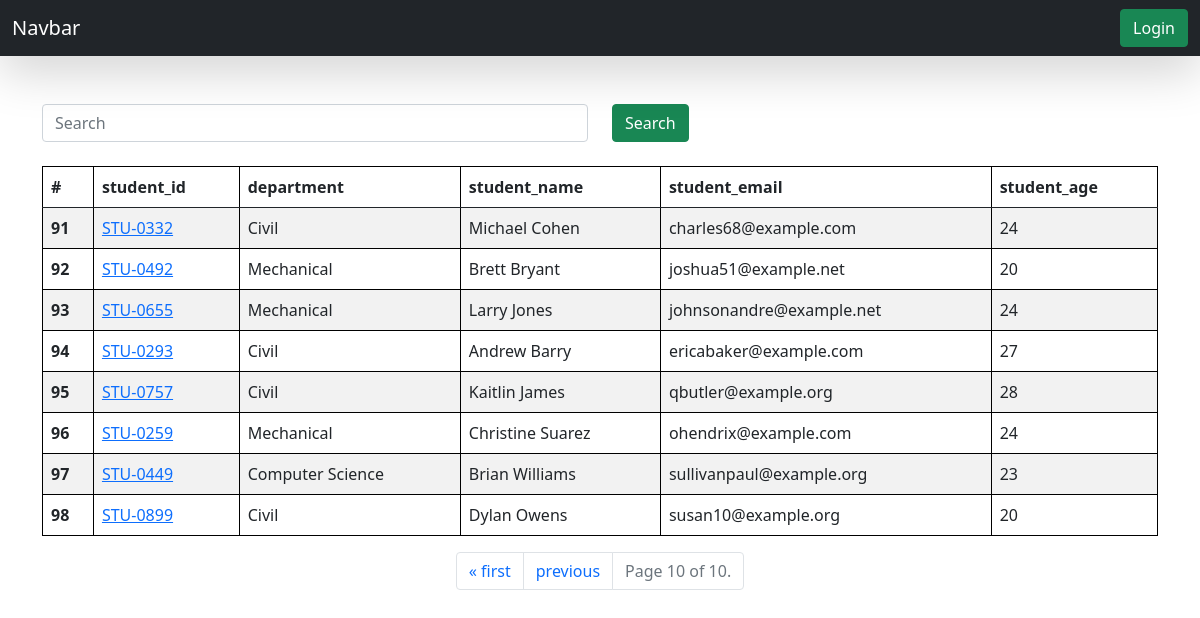
/students/?page=10, run on the app's committed database.
### reportcard/models.py (models this page shows, shortened)
class Student(models.Model):
    department = models.ForeignKey(Department, related_name="depart", on_delete=models.CASCADE)
    student_id = models.OneToOneField(StudentID, related_name="studentid", on_delete=models.SET_NULL, null=True)
    student_name = models.CharField(max_length=100)
    student_email = models.EmailField(unique=True)
    student_age = models.IntegerField(default=18)
    student_address = models.TextField()

class StudentID(models.Model):
    student_id = models.CharField(max_length=100)
    def __str__(self) -> str:
        return self.student_id

class Department(models.Model):
    department = models.CharField(max_length=100)
    def __str__(self) -> str:
        return self.department
    class Meta:
        ordering = ['department']

### reportcard/views.py (the view, shortened to what this page needs)
# urls.py: path('students/', get_students, name="get_students"),
def get_students(request):
    queryset = Student.objects.all()
    paginator = Paginator(queryset, 10)
    page_number = request.GET.get("page", 1)
    page_obj = paginator.get_page(page_number)
    print(page_obj)
    return render(request, 'report/students.html', {'queryset' : page_obj})

### reportcard/templates/report/students.html (shortened to what this page needs)
{% extends "base.html" %} {% block start %}
<div class="container mt-5">
  <form class="mb-4">
    <div class="row">
      <div class="col-md-6">
        <input class="form-control" name="Search" placeholder="Search" />
      </div>
      <div class="col-md-6">
        <button class="btn btn-success">Search</button>
      </div>
    </div>
  </form>
  <table class="table table-striped">
    <thead>
      <tr>
        <th scope="col">#</th>
        <th scope="col">student_id</th>
        <th scope="col">department</th>
        <th scope="col">student_name</th>
        <th scope="col">student_email</th>
        <th scope="col">student_age</th>
      </tr>
    </thead>
    <tbody>
      {% for student in queryset %}
      <tr>
        <th scope="row">
          {{forloop.counter|add:queryset.start_index|add:"-1"}}
        </th>
        <td>
          <a href="{% url 'see_marks' student.student_id %}"
            >{{student.student_id}}</a
          >
        </td>
        <td>{{student.department}}</td>
        <td>{{student.student_name}}</td>
        <td>{{student.student_email}}</td>
        <td>{{student.student_age}}</td>
      </tr>
      {% endfor %}
    </tbody>
  </table>
  <nav aria-label="Page navigation example">
    <ul class="pagination justify-content-center">
      {% if queryset.has_previous %}
      <li class="page-item">
        <a class="page-link" href="?page=1">« first</a>
      </li>
      <li class="page-item">
        <a class="page-link" href="?page={{ queryset.previous_page_number }}"
          >previous</a
        >
      </li>
      {% endif %}
      <li class="page-item disabled">
        <a class="page-link"
          >Page {{ queryset.number }} of {{ queryset.paginator.num_pages }}.</a
        >
      </li>
    </ul>
  </nav>
</div>
{% endblock %}

### reportcard/templates/base.html (style rules this page uses)
table, th, td { border: 1px solid black; }

### data on the page
Student: student_id "STU-0332", department "Civil", student_name "Michael Cohen", student_email "charles68@example.com", student_age "24"
Student: student_id "STU-0492", department "Mechanical", student_name "Brett Bryant", student_email "joshua51@example.net", student_age "20"
Student: student_id "STU-0655", department "Mechanical", student_name "Larry Jones", student_email "johnsonandre@example.net", student_age "24"
Student: student_id "STU-0293", department "Civil", student_name "Andrew Barry", student_email "ericabaker@example.com", student_age "27"
Student: student_id "STU-0757", department "Civil", student_name "Kaitlin James", student_email "qbutler@example.org", student_age "28"
Student: student_id "STU-0259", department "Mechanical", student_name "Christine Suarez", student_email "ohendrix@example.com", student_age "24"
Student: student_id "STU-0449", department "Computer Science", student_name "Brian Williams", student_email "sullivanpaul@example.org", student_age "23"
Student: student_id "STU-0899", department "Civil", student_name "Dylan Owens", student_email "susan10@example.org", student_age "20"

### other printed values
{{ queryset.number }} "10"
{{ queryset.paginator.num_pages }} "10"
